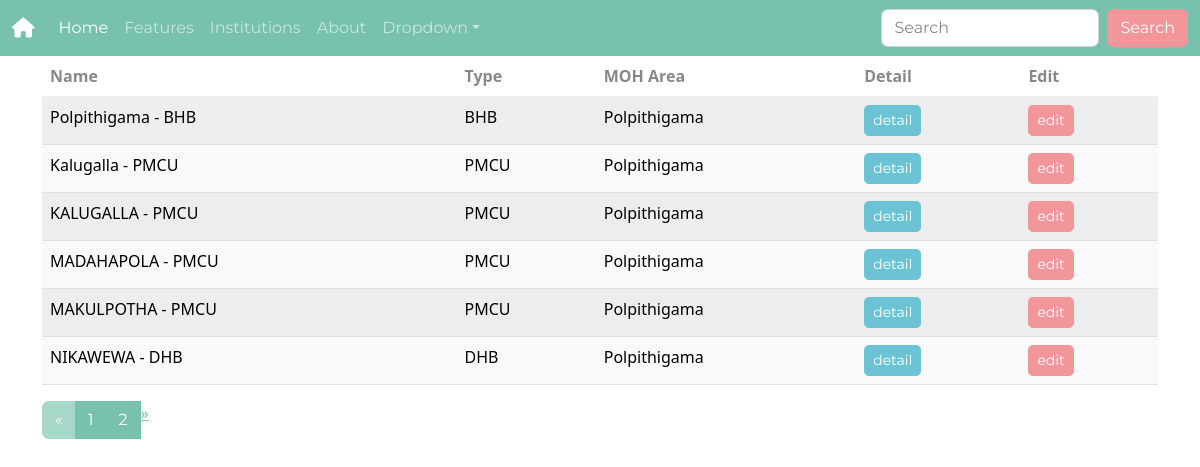
Page /insti/ on the earlier database version.
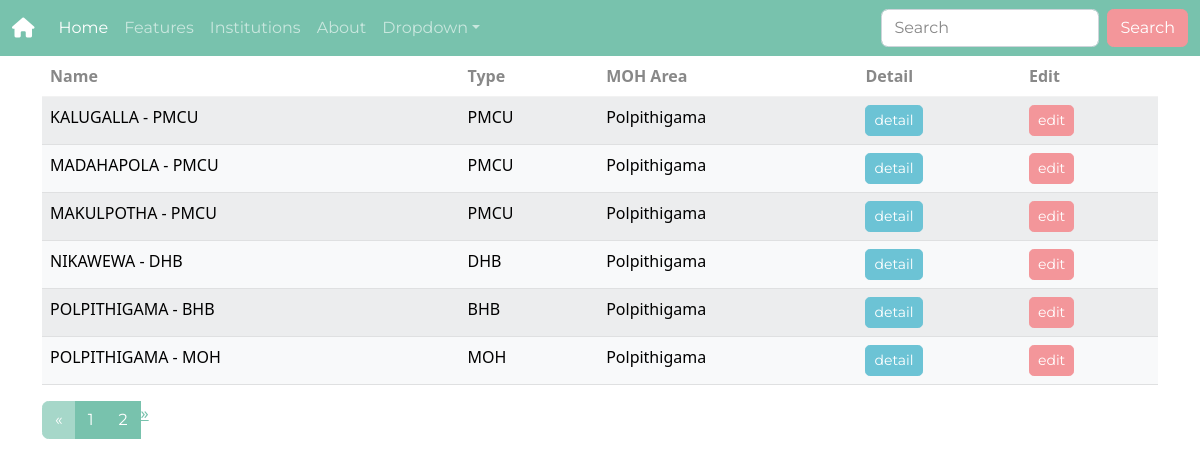
Same page on the later database version.
### institutions/models.py (models this page shows, shortened)
class Institution(models.Model):
    TYPES = [
        ('BHA', 'BHA'),
        ('BHB', 'BHB'),
        ('DHA', 'DHA'),
        ('DHB', 'DHB'),
        ('DHC', 'DHC'),
        ('PMCU', 'PMCU'),
        ('UNIT', 'UNIT'),
        ('SDC', 'SDC'),
        ('ADC', 'ADC'),
        ('MOH', 'MOH'),
        ('PGH', 'PGH'),
        ('ELSE', 'ELSE'),
    ]
    DISTRICT = [
        ('PU', 'PU'),
        ('KU', 'KU'),
    ]
    code = models.CharField(blank=True, null=True, max_length=4)
    institution_name = models.CharField(max_length=30)
    type = models.CharField(max_length=4, choices=TYPES)
    district = models.CharField(max_length=2, choices=DISTRICT)
    moh_area = models.ForeignKey(MOHArea, on_delete=models.PROTECT)
    polling_divition = models.ForeignKey(
        PollingDivision, on_delete=models.PROTECT)
    sinhala_name = models.CharField(blank=True, null=True, max_length=30)
    tel_no = models.CharField(blank=True, null=True, max_length=10)
    address = models.TextField(blank=True, null=True)

class MOHArea(models.Model):
    DISTRICT = [
        ('PU', 'PU'),
        ('KU', 'KU'),
    ]
    name = models.CharField(max_length=30)
    district = models.CharField(max_length=2, choices=DISTRICT)
    def __str__(self):
        return str(self.name)

### institutions/views.py (the view)
# urls.py: path('insti/', InstitutionsListView.as_view(), name='insti'),
class InstitutionsListView(ListView):
    model = Institution
    paginate_by = 6

### institutions/templates/institutions/institution_list.html (shortened to what this page needs)
{% extends "base.html" %}
{% load static %}
{% block content %}
<div class="container">
<table class="table table-hover table-striped">
  <thead>
    <tr>
      <th scope="col">Name</th>
      <th scope="col">Type</th>
      <th scope="col">MOH Area</th>
      <th scope="col">Detail</th>
      <th scope="col">Edit</th>
    </tr>
  </thead>
  <tbody>
    {% for insti in object_list %}
    <tr class="table-light">
      <td>{{insti.institution_name}}</td>
      <td>{{insti.type}}</td>
      <td>{{insti.moh_area}}</td>
      <td><a class="btn btn-info btn-sm" href={% url 'insti-detail' insti.pk %} role="button">detail</a></td>
      <td><a class="btn btn-secondary btn-sm" href={% url 'insti-update' insti.pk %} role="button">edit</a></td>
    </tr>
    {% endfor %}
  </tbody>
</table>
{% if is_paginated %}
<ul class="pagination">
  <div class="btn-group">
    {% if page_obj.has_previous %}
    <a href="?page={{ page_obj.previous_page_number }}">&laquo;</a>
    {% else %}
    <a class="btn btn-primary disabled"><span>&laquo;</span></a>
    {% endif %}
    {% for i in paginator.page_range %}
    {% if page_obj.number == i %}
    <a class="btn btn-primary">{{ i }} <span class="sr-only">(current)</span></a>
    {% else %}
    <a class="btn btn-primary" href="?page={{ i }}">{{ i }}</a>
    {% endif %}
    {% endfor %}
    {% if page_obj.has_next %}
    <li><a href="?page={{ page_obj.next_page_number }}">&raquo;</a></li>
    {% else %}
    <li class="btn btn-primary disabled"><span>&raquo;</span></li>
    {% endif %}
  </div>
</ul>
{% endif %}
</div>
{% endblock content %}

### pu/templates/base.html (shortened to what this page needs)
{% load static wagtailcore_tags wagtailuserbar %}
<!DOCTYPE html>
<html class="no-js" lang="en">
    <head>
        <link rel="stylesheet" type="text/css" href="{% static 'css/minty.css' %}">
        <link href="{% static 'fontawesomefree/css/all.min.css' %}" rel="stylesheet" type="text/css">
    </head>
    <body class="{% block body_class %}{% endblock %}">
        {% include "partials/navbar.html" %}
        {% block content %}{% endblock %}
    </body>
</html>

### home/templates/partials/navbar.html (shortened to what this page needs)
{% load wagtailcore_tags %}
<nav class="navbar navbar-expand-lg navbar-dark bg-primary">
  <div class="container-fluid">
    <a class="navbar-brand" href="{% slugurl 'home' %}"><i class="fa-solid fa-house"></i></a>
    <div class="collapse navbar-collapse" id="navbarColor01">
      <ul class="navbar-nav me-auto">
        <li class="nav-item">
          <a class="nav-link active" href="{% slugurl 'home' %}">Home
          </a>
        </li>
        <li class="nav-item">
          <a class="nav-link" href="#">Features</a>
        </li>
        <li class="nav-item">
          <a class="nav-link" href='{% url "insti" %}'>Institutions</a>
        </li>
        <li class="nav-item">
          <a class="nav-link" href="#">About</a>
        </li>
        <li class="nav-item dropdown">
          <a class="nav-link dropdown-toggle" data-bs-toggle="dropdown" href="#" role="button" aria-haspopup="true" aria-expanded="false">Dropdown</a>
        </li>
      </ul>
      <form class="d-flex">
        <input class="form-control me-sm-2" type="text" placeholder="Search">
        <button class="btn btn-secondary my-2 my-sm-0" type="submit">Search</button>
      </form>
    </div>
  </div>
</nav>

Differences in the rows shown:
removed Institution: institution_name "Polpithigama - BHB", type "BHB", moh_area "Polpithigama"
removed Institution: institution_name "Kalugalla - PMCU", type "PMCU", moh_area "Polpithigama"
now on this page (row unchanged): Institution: institution_name "POLPITHIGAMA - BHB", type "BHB", moh_area "Polpithigama"
now on this page (row unchanged): Institution: institution_name "POLPITHIGAMA - MOH", type "MOH", moh_area "Polpithigama"
